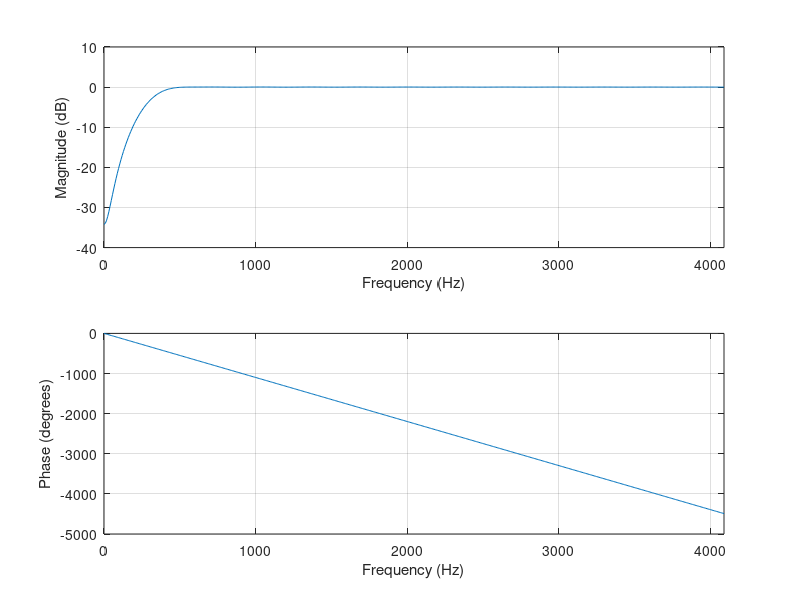

This figure's MATLAB source:
sf = 8192; sf2 = sf/2;
b = fir1( 50, 250 / sf2 , "high");

clf
[h, w] = freqz (b, [1], 512, sf);
freqz_plot (w, h);
csvwrite("filter_values.csv", b)
